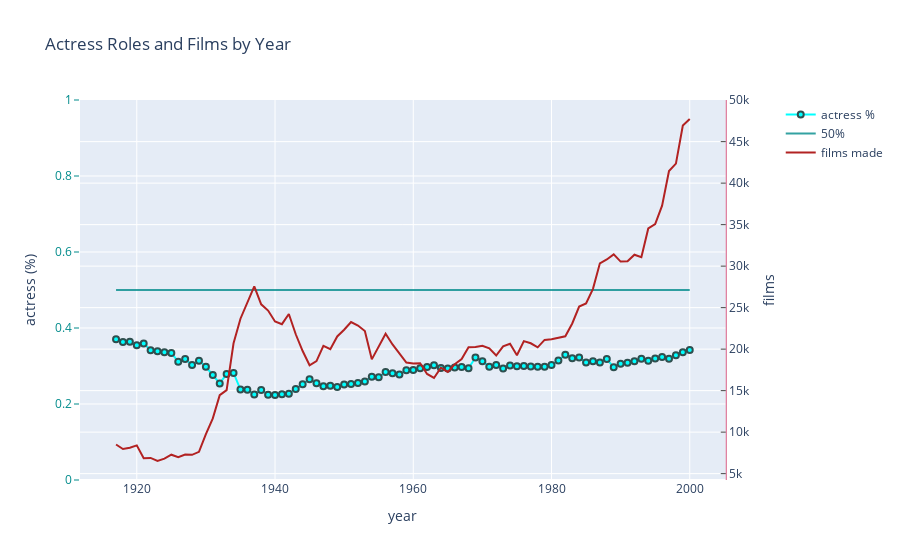

The cell this chart's notebook holds for it:
### Markdown cell above
A more complicated plotly example recreating the graph above with percent actresses and number of fims using
the full cast dataset.

This example illustrates the hierarchical (or tree) structure of plotly graphics specs.  For example,
within the marker spec on the actress (%) scatter, there is a dictionary specifying the line properties for the outline of the marker circle.

### Code cell
import plotly.graph_objects as go
import plotly.express as px
from plotly.subplots import make_subplots
import numpy as np

cast_past = cast[cast['year'].between(1917,2000)]

ct_film_genders = pd.crosstab(cast_past['year'],cast_past['type'],normalize='index')
film_growth = pd.pivot_table(cast_past,index = 'year',values='title',aggfunc='count')

# Create figure with secondary y-axis
fig = make_subplots(specs=[[{"secondary_y": True}]])

# Prepare the data for the 50% line
fifty_percent = .5*np.ones((len(ct_film_genders),))


# Add "traces" one by one.  Each first argument of fig.add_trace() is a graphic object

# The actress % line
fig.add_trace(
    go.Scatter(x=ct_film_genders.index,
               y=ct_film_genders['actress'],
               name = "actress %",
               mode="markers+lines",
               line = dict(width=2,
                           color='cyan'),
               marker=dict(size=6,
                          line=dict(width=2,
                                    color='DarkSlateGrey'))
              ),
    secondary_y=False
)

# The 50% line

fig.add_trace(
    go.Scatter(x=ct_film_genders.index, 
               y=fifty_percent,
               opacity=0.8,
               line= dict(color="darkcyan",
                          ),
               name="50%"),
    secondary_y=False
)

# The films made line

fig.add_trace(
    go.Scatter(x=film_growth.index,
               y=film_growth['title'],
               line = dict(color='firebrick'),
               name="films made"
               #mode="lines" #This is the default scatter mode
              ), 
    secondary_y=True,
)


# Set x-axis title
fig.update_xaxes(title_text="year")

# Set y-axes titles
fig.update_yaxes(title_text="actress (%)", secondary_y=False)
fig.update_yaxes(title_text="films", secondary_y=True)

# Update one/a few aspect(s) of layout: e.g., Add figure title
#fig.update_layout(
#    title_text="Actress Roles and Films by Year"
#)

# Create layout specs
layout =  dict(title_text ="Actress Roles and Films by Year",
               yaxis=dict(showline=True,
                          showticklabels=True,
                          ticks="outside",
                          tickcolor="darkcyan",
                          tickfont=dict(color="darkcyan"),
                          range=[0, 1.0]),
               yaxis2=dict(showline=True,
                           showticklabels=True,
                           ticks="inside",
                           linecolor='rgba(204, 52, 102, 0.8)', # crds 0-2: rgb vals; crd 3: alpha (opacity)
                           linewidth=1))

# Do the update
fig['layout'].update(layout)
#  No need to do fig.show() in a Jupyter NB. A plotly fig knows how to display itself
fig

### Figure 1 — Plotly figure (JSON) as saved in the notebook; plotly's stock layout.template omitted (floating-point values rounded to 4 significant figures)
{"data": [{"line": {"color": "cyan", "width": 2}, "marker": {"line": {"color": "DarkSlateGrey", "width": 2}, "size": 6}, "mode": "markers+lines", "name": "actress %", "type": "scatter", "x": [1917, 1918, 1919, 1920, 1921, 1922, 1923, 1924, 1925, 1926, 1927, 1928, 1929, 1930, 1931, 1932, 1933, 1934, 1935, 1936, 1937, 1938, 1939, 1940, 1941, 1942, 1943, 1944, 1945, 1946, 1947, 1948, 1949, 1950, 1951, 1952, 1953, 1954, 1955, 1956, 1957, 1958, 1959, 1960, 1961, 1962, 1963, 1964, 1965, 1966, 1967, 1968, 1969, 1970, 1971, 1972, 1973, 1974, 1975, 1976, 1977, 1978, 1979, 1980, 1981, 1982, 1983, 1984, 1985, 1986, 1987, 1988, 1989, 1990, 1991, 1992, 1993, 1994, 1995, 1996, 1997, 1998, 1999, 2000], "xaxis": "x", "y": [0.3706, 0.3631, 0.3641, 0.3546, 0.3595, 0.3413, 0.339, 0.3365, 0.3345, 0.3113, 0.3183, 0.3027, 0.3141, 0.298, 0.2765, 0.2541, 0.279, 0.2818, 0.2381, 0.2372, 0.2247, 0.2368, 0.2244, 0.2237, 0.2259, 0.2267, 0.2393, 0.252, 0.2653, 0.2545, 0.2465, 0.248, 0.2445, 0.2516, 0.2528, 0.2549, 0.259, 0.2715, 0.2704, 0.284, 0.2808, 0.2775, 0.2888, 0.2894, 0.294, 0.2972, 0.3023, 0.2947, 0.2936, 0.2959, 0.2976, 0.2941, 0.3224, 0.3128, 0.2983, 0.3027, 0.2934, 0.3016, 0.2992, 0.3003, 0.299, 0.2983, 0.2983, 0.3023, 0.3145, 0.3294, 0.3203, 0.3225, 0.309, 0.3123, 0.309, 0.3181, 0.2965, 0.3062, 0.3083, 0.3123, 0.3192, 0.3137, 0.3194, 0.3238, 0.3192, 0.3281, 0.3359, 0.342], "yaxis": "y"}, {"line": {"color": "darkcyan"}, "name": "50%", "opacity": 0.8, "type": "scatter", "x": [1917, 1918, 1919, 1920, 1921, 1922, 1923, 1924, 1925, 1926, 1927, 1928, 1929, 1930, 1931, 1932, 1933, 1934, 1935, 1936, 1937, 1938, 1939, 1940, 1941, 1942, 1943, 1944, 1945, 1946, 1947, 1948, 1949, 1950, 1951, 1952, 1953, 1954, 1955, 1956, 1957, 1958, 1959, 1960, 1961, 1962, 1963, 1964, 1965, 1966, 1967, 1968, 1969, 1970, 1971, 1972, 1973, 1974, 1975, 1976, 1977, 1978, 1979, 1980, 1981, 1982, 1983, 1984, 1985, 1986, 1987, 1988, 1989, 1990, 1991, 1992, 1993, 1994, 1995, 1996, 1997, 1998, 1999, 2000], "xaxis": "x", "y": [0.5, 0.5, 0.5, 0.5, 0.5, 0.5, 0.5, 0.5, 0.5, 0.5, 0.5, 0.5, 0.5, 0.5, 0.5, 0.5, 0.5, 0.5, 0.5, 0.5, 0.5, 0.5, 0.5, 0.5, 0.5, 0.5, 0.5, 0.5, 0.5, 0.5, 0.5, 0.5, 0.5, 0.5, 0.5, 0.5, 0.5, 0.5, 0.5, 0.5, 0.5, 0.5, 0.5, 0.5, 0.5, 0.5, 0.5, 0.5, 0.5, 0.5, 0.5, 0.5, 0.5, 0.5, 0.5, 0.5, 0.5, 0.5, 0.5, 0.5, 0.5, 0.5, 0.5, 0.5, 0.5, 0.5, 0.5, 0.5, 0.5, 0.5, 0.5, 0.5, 0.5, 0.5, 0.5, 0.5, 0.5, 0.5, 0.5, 0.5, 0.5, 0.5, 0.5, 0.5], "yaxis": "y"}, {"line": {"color": "firebrick"}, "name": "films made", "type": "scatter", "x": [1917, 1918, 1919, 1920, 1921, 1922, 1923, 1924, 1925, 1926, 1927, 1928, 1929, 1930, 1931, 1932, 1933, 1934, 1935, 1936, 1937, 1938, 1939, 1940, 1941, 1942, 1943, 1944, 1945, 1946, 1947, 1948, 1949, 1950, 1951, 1952, 1953, 1954, 1955, 1956, 1957, 1958, 1959, 1960, 1961, 1962, 1963, 1964, 1965, 1966, 1967, 1968, 1969, 1970, 1971, 1972, 1973, 1974, 1975, 1976, 1977, 1978, 1979, 1980, 1981, 1982, 1983, 1984, 1985, 1986, 1987, 1988, 1989, 1990, 1991, 1992, 1993, 1994, 1995, 1996, 1997, 1998, 1999, 2000], "xaxis": "x", "y": [8508, 7965, 8116, 8405, 6852, 6897, 6522, 6812, 7279, 6978, 7301, 7268, 7624, 9769, 11657, 14449, 15056, 20710, 23664, 25665, 27551, 25401, 24648, 23338, 23006, 24234, 21790, 19771, 18058, 18552, 20399, 19996, 21526, 22331, 23266, 22840, 22189, 18767, 20291, 21852, 20560, 19407, 18387, 18264, 18304, 17011, 16528, 17772, 17258, 18169, 18809, 20230, 20271, 20412, 20099, 19234, 20335, 20653, 19262, 20967, 20704, 20215, 21111, 21191, 21412, 21551, 23092, 25128, 25500, 27260, 30338, 30799, 31412, 30548, 30587, 31372, 31076, 34540, 35072, 37279, 41466, 42350, 46928, 47726], "yaxis": "y2"}], "layout": {"title": {"text": "Actress Roles and Films by Year"}, "xaxis": {"anchor": "y", "domain": [0, 0.94], "title": {"text": "year"}}, "yaxis": {"anchor": "x", "domain": [0, 1], "range": [0, 1], "showline": true, "showticklabels": true, "tickcolor": "darkcyan", "tickfont": {"color": "darkcyan"}, "ticks": "outside", "title": {"text": "actress (%)"}}, "yaxis2": {"anchor": "x", "linecolor": "rgba(204, 52, 102, 0.8)", "linewidth": 1, "overlaying": "y", "showline": true, "showticklabels": true, "side": "right", "ticks": "inside", "title": {"text": "films"}}}}
